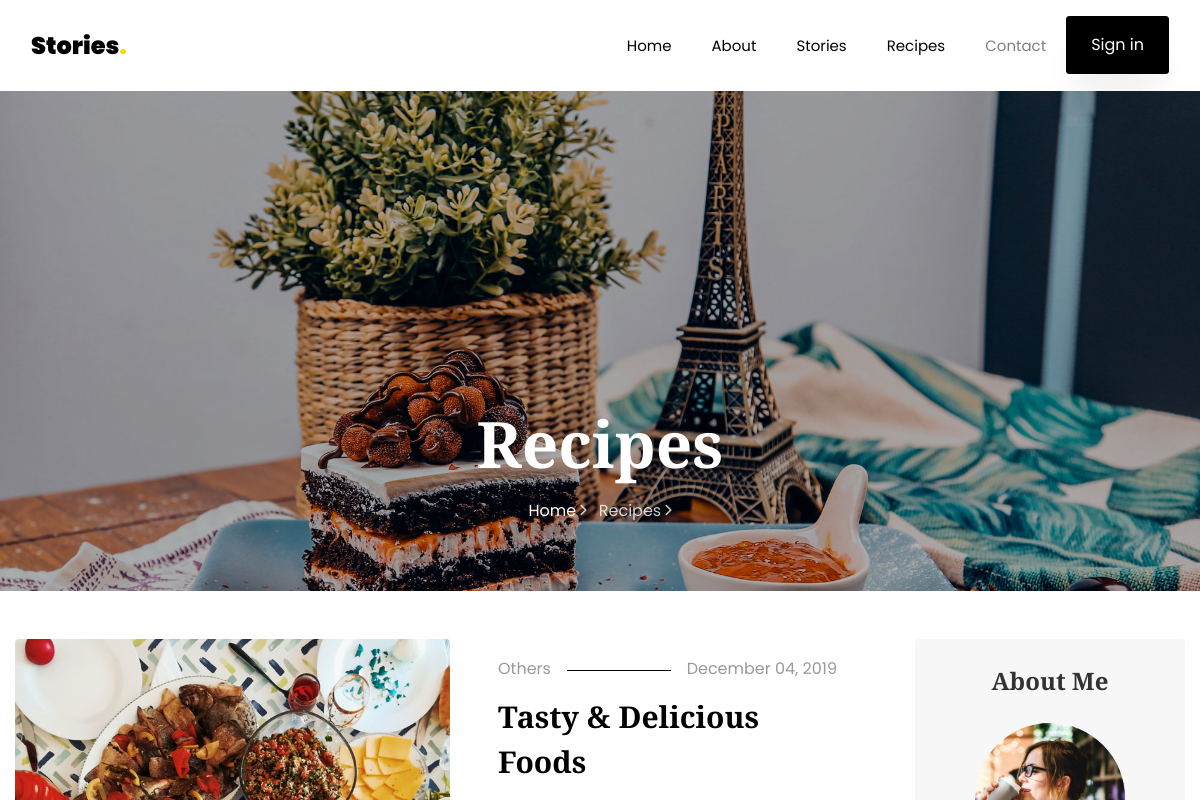
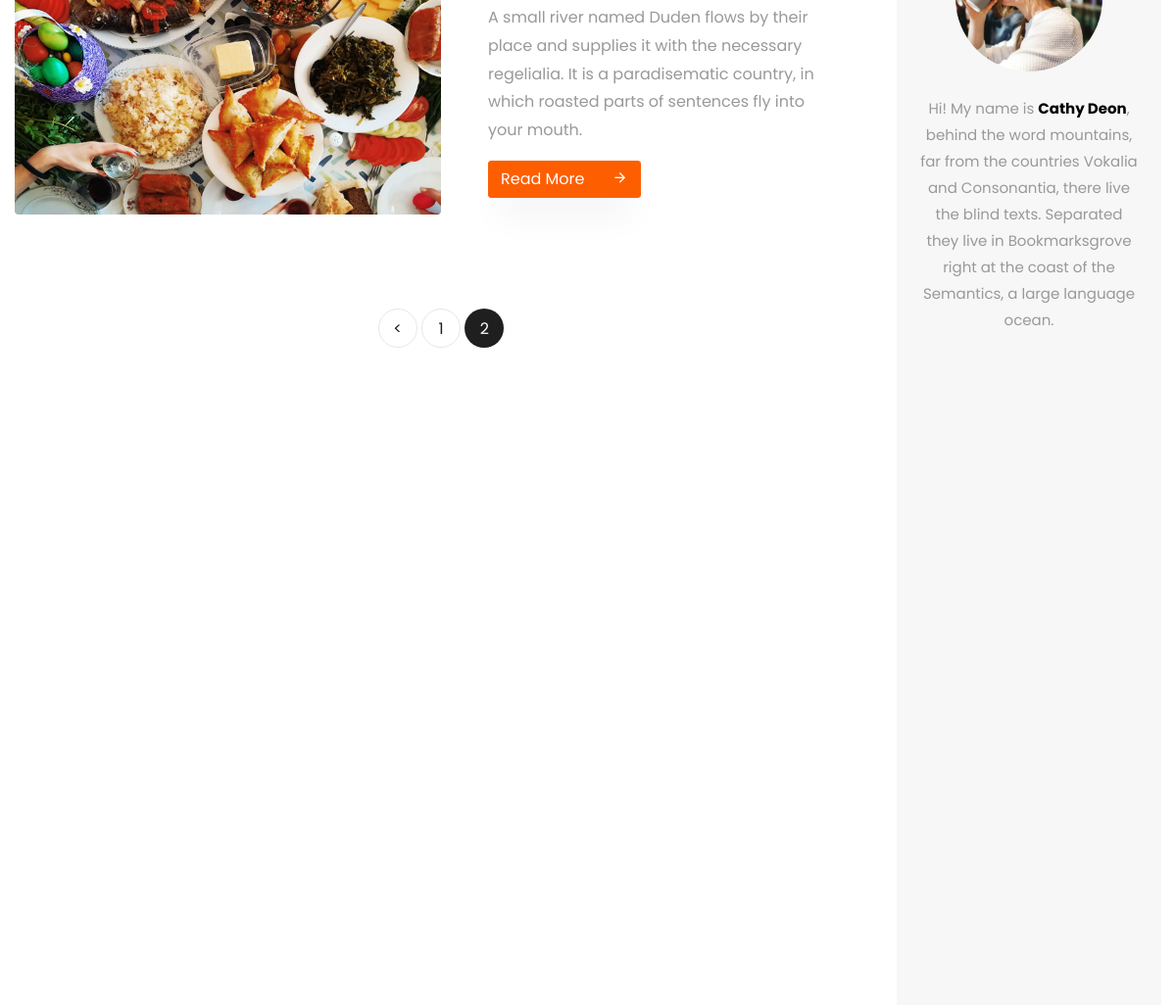
Before: /recipes/?page=2 (upper part) with the older database file (2 pictures, top to bottom).
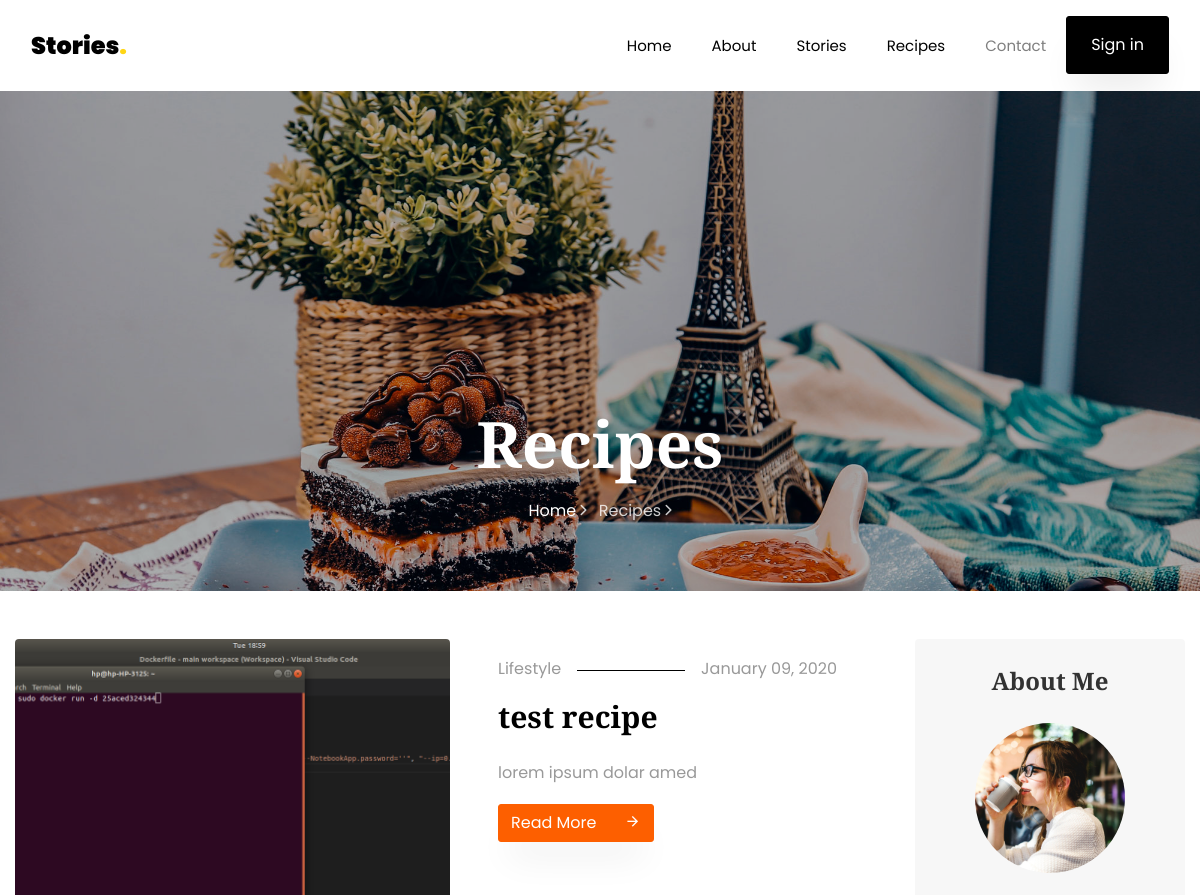
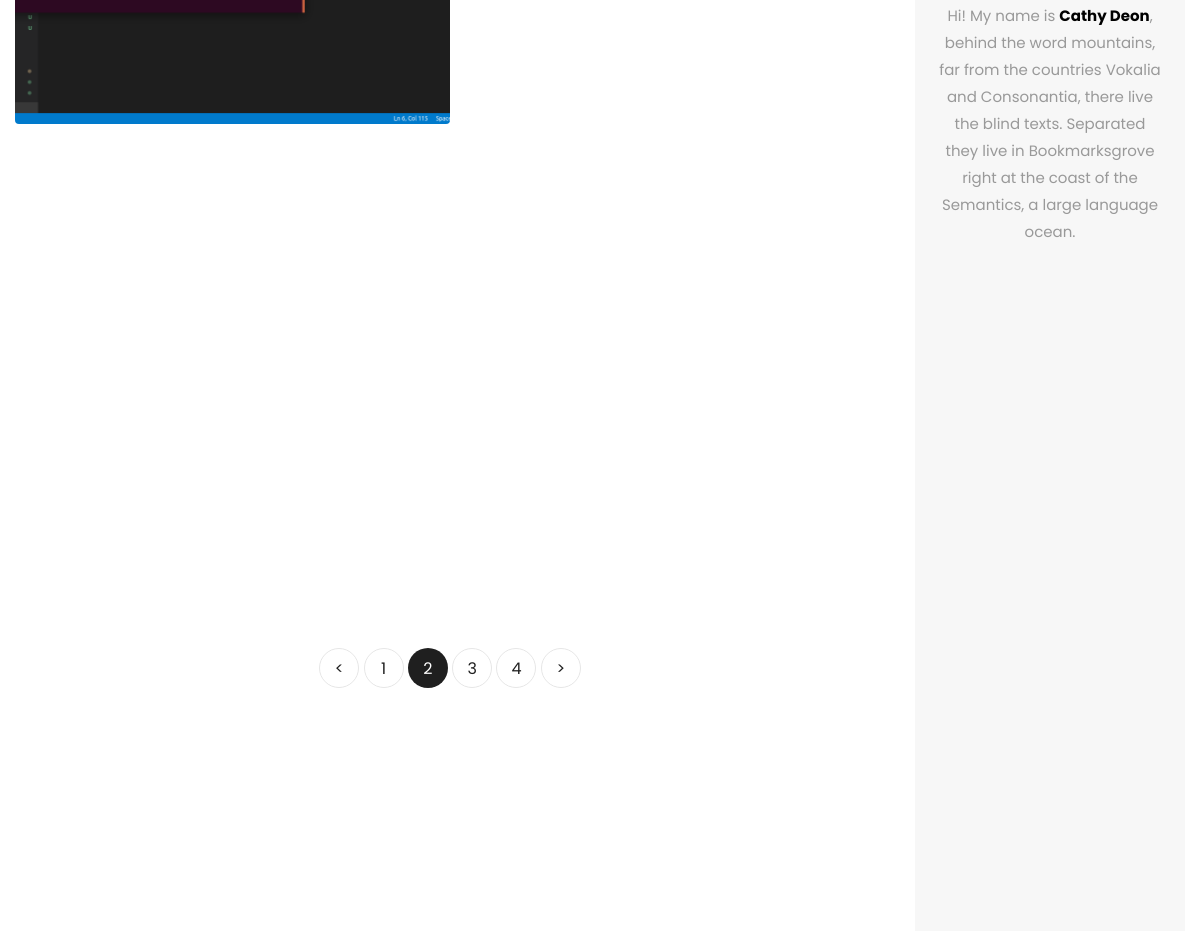
After: the same page with the newer database file (2 pictures, top to bottom).
### stories/models.py (models this page shows, shortened)
class Recipe(models.Model):
    title = models.CharField(max_length=50, blank=False, null=True)
    created_at = models.DateField(auto_now_add=True)
    image = models.ImageField(upload_to='recipes', blank=False, null=True)
    description = models.TextField(blank=False)
    long_description = RichTextField('Long description')
    category = models.ForeignKey('Category', on_delete=models.CASCADE, related_name='recipes', null=True)
    owner = models.ForeignKey(User, on_delete=models.CASCADE, related_name='recipes', null=True)
    view_count=models.PositiveIntegerField('View count', default=0)
    updated_at = models.DateField(auto_now = True)
    class Meta:
        ordering=('created_at',)
        verbose_name='Recipe'
        verbose_name_plural='Recipes'

class Category(models.Model):
    title = models.CharField(max_length=50, blank=False, null=False)
    image = models.ImageField(upload_to='categories', blank=False)
    created_at = models.DateTimeField(auto_now_add=True)
    updated_at = models.DateTimeField(auto_now = True)
    class Meta:
        ordering=('created_at',)
        verbose_name='Category'
        verbose_name_plural='Categories'

### stories/views.py (the view)
# urls.py: path('recipes/', RecipeView.as_view(), name='recipes'),
class RecipeView(ListView):
    model = Recipe
    template_name = 'stories/recipes.html'
    context_object_name = 'recipes'
    paginate_by = 2
    def get_context_data(self, **kwargs):
        context = super().get_context_data(**kwargs)
        context['categories']= Category.objects.all()
        return context

### stories/templatetags/base_filters.py (called while the page is built)
@register.simple_tag
def get_categories():
    return Category.objects.all()

### stories/templates/stories/recipes.html (shortened to what the changed rows need)
{% extends 'base/index.html' %}
{% load static %}
{% block content %}
<section class="hero-wrap hero-wrap-2" style="background-image: url('{% static "images/bg_4.jpg"%}');">
    <div class="container">
        <div class="row no-gutters slider-text align-items-end justify-content-center">
            <div class="col-md-9 ftco-animate pb-5 text-center">
                <h1 class="mb-3 bread">Recipes</h1>
            </div>
        </div>
    </div>
</section>
<section class="ftco-section">
    <div class="container">
        <div class="row">
            <div class="col-lg-9">
                <div class="row">
                    {% for recipe in recipes %}
                    <div class="col-md-6 col-lg-12 ftco-animate">
                        <div class="blog-entry d-lg-flex">
                            <div class="half">
                                <a href="{% url 'stories:single' recipe.id %}" class="img d-flex align-items-end" style="background-image: url({{recipe.image.url}});">
                                </a>
                            </div>
                            <div class="text px-md-4 px-lg-5 half pt-3">
                                <p class="meta d-flex"><span class="pr-3">{{ recipe.category.title }}</span><span class="ml-auto pl-3">{{ recipe.created_at|date:"F d, Y "}}</span>
                                </p>
                                <h3><a href="{% url 'stories:single' recipe.id %}">{{ recipe.title }}</a></h3>
                                <p>{{ recipe.description }}
                                </p>
                                <p class="mb-0"><a href="{% url 'stories:single' recipe.id %}" class="btn btn-primary">Read More <span
                                        class="icon-arrow_forward ml-4"></span></a></p>
                            </div>
                        </div>
                    </div>
                    {% endfor%}
                </div>
                <div class="row mt-5">
                    <div class="col text-center">
                        <div class="block-27">
                            <ul>
                                {% for page in page_obj.paginator.page_range %}
                                {% if page == page_obj.number%}
                                <li class="active"><span>{{page}}</span></li>
                                {% else %}
                                <li><a href="?page={{page}}">{{ page }}</a></li>
                                {%endif%}
                                {% endfor %}
                                {% if page_obj.has_next%}
                                <li><a href="?page={{page_obj.next_page_number}}">&gt;</a></li>
                                {% endif %}
                            </ul>
                        </div>
                    </div>
                </div>
            </div>
            <div class="col-lg-3">
                <div class="sidebar-wrap">
                    <div class="sidebar-box p-4 about text-center ftco-animate">
                        <h2 class="heading mb-4">About Me</h2>
                    </div>
                </div>
            </div>
        </div>
    </div>
</section>
{% endblock content %}

Changed rows visible on the page:
no longer on this page (row unchanged): Recipe: image (picture), category "Others", created_at "December 04, 2019", title "Tasty & Delicious Foods", description "A small river named Duden flows by their place and supplies it with the necessary regelialia. It is a paradisematic country, in which roasted parts of sentences fly into your mouth."
added Recipe: image (picture), category "Lifestyle", created_at "January 09, 2020", title "test recipe", description "lorem ipsum dolar amed"
Other visible differences:
new list line: "3"
new list line: "4"
